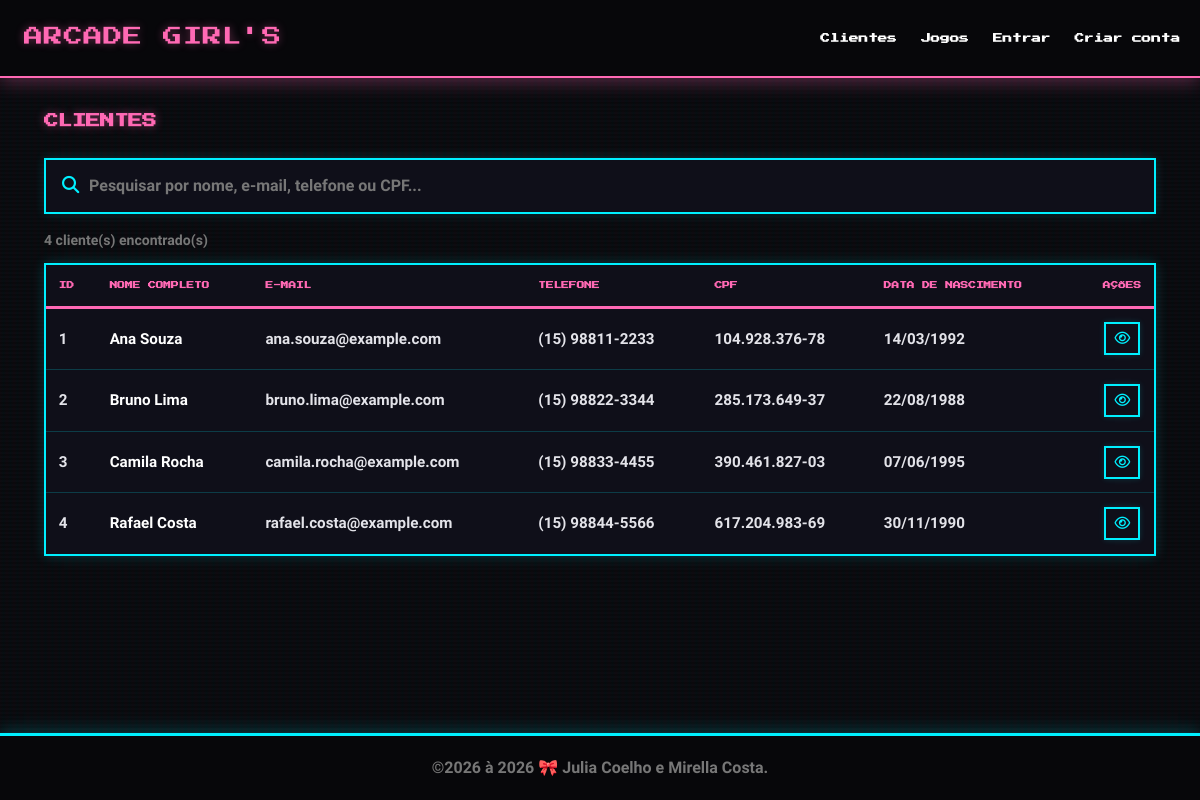
The app's page /clientes/index.php with its own data.
### tables this page shows
CREATE TABLE IF NOT EXISTS Clientes (
    Id INT AUTO_INCREMENT PRIMARY KEY,
    Nome VARCHAR(120) NOT NULL,
    Email VARCHAR(150) NULL,
    Telefone VARCHAR(30) NULL,
    CPF VARCHAR(14) NULL UNIQUE,
    DataNascimento DATE NULL,
    Foto VARCHAR(100) NULL,
    DataCad DATETIME NOT NULL DEFAULT CURRENT_TIMESTAMP
);

### inc/database.php (called while the page is built, shortened)
<?php
function open_database() {
    try {
        $conn = new mysqli(DB_HOST, DB_USER, DB_PASSWORD, DB_NAME);
        $conn->set_charset('utf8mb4');
        return $conn;
    } catch (Throwable $e) {
        error_log('Erro de conexao ao banco: ' . $e->getMessage());
        return null;
    }
}
function db_table($table) {
    $tables = [
        'celular' => 'Celular',
        'clientes' => 'Clientes',
        'usuarios' => 'Usuarios',
        'jogos' => 'Jogos',
    ];
    $key = strtolower((string)$table);
    return $tables[$key];
}
function find($table = null, $id = null) {
    $database = null;
    try {
        $table = db_table($table);
        $database = open_database();
        $result = $database->query("SELECT * FROM `$table`");
        $rows = $result->fetch_all(MYSQLI_ASSOC);
        return $rows ?: null;
    } catch (Throwable $e) {
        db_failure($e);
        return null;
    } finally {
        close_database($database);
    }
}
function find_all($table) {
    return find($table);
}

### clientes/index.php (the view, shortened to what this page needs)
<?php
$clientes = find_all('Clientes') ?? [];
?>
<section class="clientes-painel">
    <div class="catalogo-topo">
        <div>
            <h1>Clientes</h1>
        </div>
    </div>
    <div class="clientes-barra mb-3">
        <i class="fa fa-search" aria-hidden="true"></i>
        <input type="search" id="pesquisarCliente" class="form-control" placeholder="Pesquisar por nome, e-mail, telefone ou CPF..." autocomplete="off">
    </div>
    <p class="clientes-contagem"><span id="clientesContagem"><?= count($clientes) ?></span> cliente(s) encontrado(s)</p>
    <div class="table-responsive arcade-table-wrap">
        <table class="table arcade-table align-middle">
            <thead><tr><th>ID</th><th>Nome completo</th><th>E-mail</th><th>Telefone</th><th>CPF</th><th>Data de nascimento</th><th class="table-actions">Ações</th></tr></thead>
            <tbody id="listaClientes">
                <?php foreach ($clientes as $cliente): ?>
                    <?php
                    $id = (int)$cliente['Id'];
                    $nome = htmlspecialchars((string)$cliente['Nome'], ENT_QUOTES, 'UTF-8');
                    ?>
                    <tr data-cliente>
                        <td><?= $id ?></td>
                        <td><a class="table-primary-link" href="view.php?id=<?= $id ?>"><?= $nome ?></a></td>
                        <td><?= htmlspecialchars((string)($cliente['Email'] ?: '—'), ENT_QUOTES, 'UTF-8') ?></td>
                        <td><?= htmlspecialchars((string)($cliente['Telefone'] ?: '—'), ENT_QUOTES, 'UTF-8') ?></td>
                        <td><?= htmlspecialchars((string)($cliente['CPF'] ?: '—'), ENT_QUOTES, 'UTF-8') ?></td>
                        <td><?= !empty($cliente['DataNascimento']) ? htmlspecialchars(date('d/m/Y', strtotime($cliente['DataNascimento'])), ENT_QUOTES, 'UTF-8') : '—' ?></td>
                        <td class="table-actions">
                            <a class="btn btn-sm btn-outline-primary" href="view.php?id=<?= $id ?>" aria-label="Visualizar <?= $nome ?>"><i class="fa fa-eye" aria-hidden="true"></i></a>
                        </td>
                    </tr>
                <?php endforeach; ?>
            </tbody>
        </table>
    </div>
</section>

### css/style.css (style rules this page uses)
:root { --ink: #211b33; --muted: #716b83; --violet: #6d43bc; --violet-dark: #4e328b; --line: #e9e5f3; }
* { box-sizing: border-box; }
body { padding-top: 94px; background: linear-gradient(150deg, #faf8ff 0%, #f7f7fc 60%, #f8f9fc 100%); color: var(--ink); min-height: 100vh; }
h1, h2, h3, h4 { font-weight: 700; letter-spacing: -.025em; }
h1 { font-size: clamp(1.7rem, 3vw, 2.25rem); }
.btn { border-radius: .55rem; font-weight: 600; }
.btn-outline-primary { border-color: var(--violet); color: var(--violet); }
.table { margin-bottom: 0; font-size: .95rem; }
.table thead th { color: #4a4161; background: #f1edf9 !important; border-bottom: 1px solid #e0d8f1; white-space: nowrap; padding: 1rem .8rem; }
.table tbody td { vertical-align: middle; padding: .85rem .8rem; }
.table tbody tr:last-child td { border-bottom: 0; }
.form-control, .form-select { border-radius: .6rem; border-color: #dbd7e7; }
.clientes-painel { padding-bottom: 2rem; }
.clientes-barra { position: relative; background: #fff; border: 1px solid #e7def5; border-radius: 12px; }
.clientes-barra > i { position: absolute; left: 16px; top: 50%; transform: translateY(-50%); color: #7653a6; pointer-events: none; }
.clientes-barra input.form-control { border: 0; padding: 14px 16px 14px 43px; background: transparent; }
.clientes-contagem { font-size: .88rem; color: #797084; }
:root { --pw-purple: #7044b7; --pw-purple-dark: #4c2f7e; --pw-ink: #2d2342; --pw-muted: #80748e; --pw-border: #e8dff3; --pw-light: #f7f3fc; --pw-shadow: 0 14px 40px rgba(53, 34, 94, .07); }

### records on screen
clientes: Id "1", Nome "Ana Souza", Email "ana.souza@example.com", Telefone "(15) 98811-2233", CPF "104.928.376-78", DataNascimento "14/03/1992"
clientes: Id "2", Nome "Bruno Lima", Email "bruno.lima@example.com", Telefone "(15) 98822-3344", CPF "285.173.649-37", DataNascimento "22/08/1988"
clientes: Id "3", Nome "Camila Rocha", Email "camila.rocha@example.com", Telefone "(15) 98833-4455", CPF "390.461.827-03", DataNascimento "07/06/1995"
clientes: Id "4", Nome "Rafael Costa", Email "rafael.costa@example.com", Telefone "(15) 98844-5566", CPF "617.204.983-69", DataNascimento "30/11/1990"

### other values on screen
count($clientes) "4"
$dt->format('Y') "2026"
